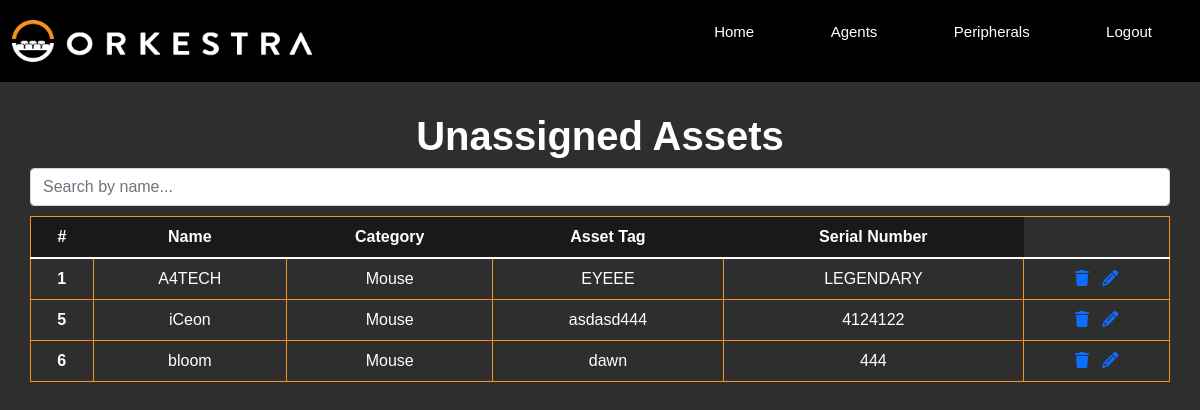
Page /asset-view on the earlier database version.
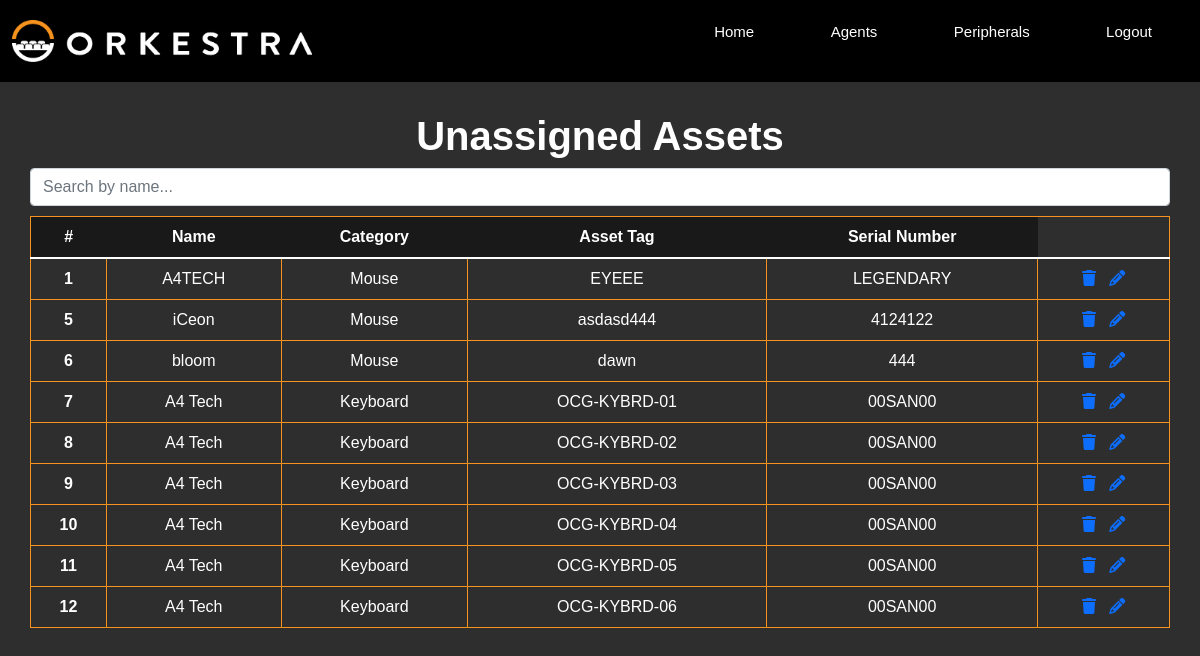
Same page on the later database version.
### models.py (models this page shows)
class Stock(db.Model):
    __tablename__ = 'stock'
    id = db.Column(db.Integer, primary_key=True, autoincrement=True)
    name = db.Column(db.Text, unique=False, nullable=False)
    category = db.Column(db.String(30), unique=False, nullable=False)
    asset_tag = db.Column(db.String(30), unique=False, nullable=False)
    serial_number = db.Column(db.String(30), unique=False, nullable=False)

### main.py (the view)
@app.route("/asset-view", methods=['GET'])
def asset_view():
    msg = ""
    all_stocks_query = """
    SELECT * FROM stock
    WHERE id NOT IN (
    SELECT stock_id FROM asset
    );
    """
    stocks_not_in_asset = db.session.execute(text(all_stocks_query))
    if not stocks_not_in_asset:
        msg = "No unassigned assets found."
    return render_template("asset-view.html", msg=msg, stocks=stocks_not_in_asset)

### templates/asset-view.html (shortened to what this page needs)
<!DOCTYPE html>
<html lang="en">
<head>
  <link href="https://cdn.jsdelivr.net/npm/bootstrap@5.1.3/dist/css/bootstrap.min.css" rel="stylesheet">
  <link rel="stylesheet" href="static\css\styles.css">
</head>
<body>
  <header>
    <nav>
     <a href="{{ url_for('home') }}"><img src="static\css\assets\orkestra-main-logo.png" alt=""></a>
     <div class="nav-links">
        <ul>
            <li><a href="{{ url_for('home') }}">Home</a></li>
            <li><a href="{{ url_for('view') }}">Agents</a></li>
            <li><a href="{{ url_for('asset_view') }}">Peripherals</a></li>
            <li><a href="{{ url_for('login') }}">Logout</a></li>
        </ul>
    </div>
    </nav>
</header>
    <div class="assetView">
      <div class="assetHeader">
        <h1>Unassigned Assets</h1>
        <div class="search-bar">
          <input type="text" class="form-control" id="myInput" onkeyup="myFunction()" placeholder="Search by name...">
        </div>
      </div>
      <div class="assetTable">
        <table class="table" id="myTable">
          <thead>
            <tr>
              <th scope="col">#</th>
              <th scope="col">Name</th>
              <th scope="col">Category</th>
              <th scope="col">Asset Tag</th>
              <th scope="col">Serial Number</th>
            </tr>
          </thead>
          <tbody>
            {% for stock in stocks %}
            <tr>
              <th scope="row">{{ stock.id }}</th>
              <td>{{ stock.name }}</td>
              <td>{{ stock.category }}</td>
              <td>{{ stock.asset_tag }}</td>
              <td>{{ stock.serial_number }}</td>
              <td>
                <a href="{{ url_for('delete_asset', asset_id=stock.id) }}" class="confirmation">  <i class="fa-solid fa-trash"></i>
                </a>
                <a href="{{ url_for('asset_update', num=stock.id) }}">
                    <i class="fa-solid fa-pencil"></i>
                  </a>
              </td>
            </tr>
            {% endfor %}
          </tbody>
        </table>
      </div>
    </div>
</body>
</html>

### static/css/styles.css (style rules this page uses)
* { margin: 0; padding: 0; font-family: "Montserrat", sans-serif; box-sizing: border-box; }
body { background-color: #2E2E2E; }
nav { display: flex; padding: 1%; justify-content: space-between; align-items: center; background-color: #000000; }
nav img { width: 300px; }
.nav-links { flex: 1; text-align: right; }
.nav-links ul li { list-style: none; display: inline-block; padding: 8px 12px; position: relative; }
.nav-links ul li a { color: #fff; text-decoration: none; font-size: 15px; padding: 10px 24px; }
.nav-links ul li::after { content: ''; width: 0%; height: 2px; background: #fff; display: block; margin: auto; transition: 0.5s; }
.searchTable th, td { border: 1px solid #F6921E; padding: 20px; }
.assetView { justify-content: center; text-align: center; padding: 30px; }
.assetHeader h1 { font-weight: bold; color: white; }
.assetTable table { margin-top: 10px; border: 1px solid #F6921E; border-collapse: collapse; }
.assetTable a { text-decoration: none; }
.assetTable thead { color: white; background-color: #191919; }
.assetTable tbody { color: white; }

Differences in the rows shown:
added Stock: id "7", name "A4 Tech", category "Keyboard", asset_tag "OCG-KYBRD-01", serial_number "00SAN00"
added Stock: id "8", name "A4 Tech", category "Keyboard", asset_tag "OCG-KYBRD-02", serial_number "00SAN00"
added Stock: id "9", name "A4 Tech", category "Keyboard", asset_tag "OCG-KYBRD-03", serial_number "00SAN00"
added Stock: id "10", name "A4 Tech", category "Keyboard", asset_tag "OCG-KYBRD-04", serial_number "00SAN00"
added Stock: id "11", name "A4 Tech", category "Keyboard", asset_tag "OCG-KYBRD-05", serial_number "00SAN00"
added Stock: id "12", name "A4 Tech", category "Keyboard", asset_tag "OCG-KYBRD-06", serial_number "00SAN00"
